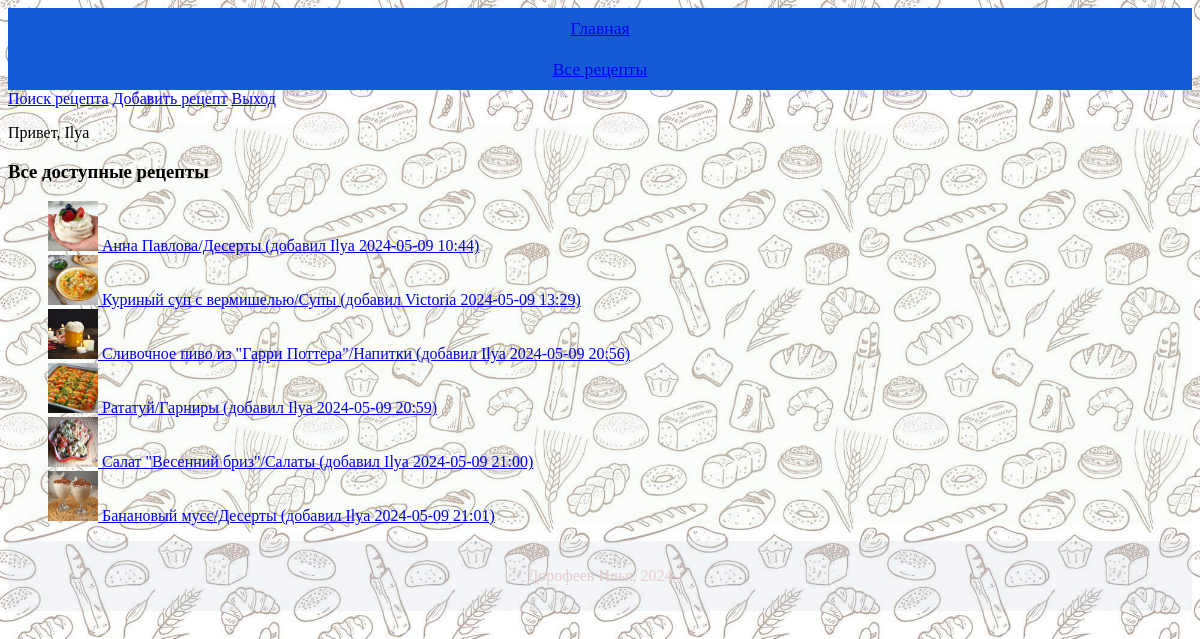
/recipes_all (signed in), run on the app's committed database.
### recipesapp/models.py (models this page shows)
class Recipe(models.Model):
    name = models.CharField(max_length=100, blank=False)
    description = models.CharField(max_length=1000)
    cook_steps = models.TextField()
    cook_time = models.IntegerField()
    ingredients = models.TextField()
    image = models.ImageField(upload_to='images/')
    ingredients = models.TextField()
    complexity = models.CharField(max_length=15, blank=False)
    created_at = models.DateTimeField(auto_now_add=True)
    author = models.ForeignKey(User, on_delete=models.DO_NOTHING)
    category = models.ForeignKey(Category, on_delete=models.SET_DEFAULT, default='other')
    @property
    def created_at_f(self):
        return self.created_at.strftime('%Y-%m-%d %H:%M')
    def __str__(self):
        return f'{self.name}/{self.category} (добавил {self.author} {self.created_at_f})'

class Category(models.Model):
    name = models.CharField(max_length=100, blank=False)
    description = models.CharField(max_length=1000)
    def __str__(self):
        return self.name

### recipesapp/views.py (the view)
# urls.py: path('recipes_all', views.all_recipes, name='recipe_all'),
def all_recipes(request):
    user = request.user
    latest_recipes = Recipe.objects.all()
    print(latest_recipes)
    context = {
        'title': 'Все рецепты',
        'username': user.username,
        'latest_recipes': latest_recipes,
    }
    return render(request, 'recipesapp/recipe_all.html', context)

### recipesapp/templates/recipesapp/recipe_all.html
{% extends "recipesapp/base.html" %}
{% block content %}
    {% if user.is_authenticated %}
        <p>Привет, {{ username }}</p>
    {% endif %}
    <h3> Все доступные рецепты </h3>
    <ul>
    {% for recipe in latest_recipes %}
            <a href="{% url 'recipe_show' pk=recipe.pk %}">
                <img src="{{ recipe.image.url }}" alt="{{ recipe.name }}" width="50" height="50">
                {{ recipe }}
            </a>
            <br>
    {% endfor %}
</ul>
{% endblock %}

### static/recipesapp/css/style.css (style rules this page uses)
html { background: url(../../../media/images/fon.jpg); background-size: cover; background-position: center; background-repeat: no-repeat; }

### data on the page
Recipe: image (picture), name+category+author "Анна Павлова/Десерты (добавил Ilya 2024-05-09 10:44)"
Recipe: image (picture), name+category+author "Куриный суп с вермишелью/Супы (добавил Victoria 2024-05-09 13:29)"
Recipe: image (picture), name+category+author "Сливочное пиво из \"Гарри Поттера\"/Напитки (добавил Ilya 2024-05-09 20:56)"
Recipe: image (picture), name+category+author "Рататуй/Гарниры (добавил Ilya 2024-05-09 20:59)"
Recipe: image (picture), name+category+author "Салат \"Весенний бриз\"/Салаты (добавил Ilya 2024-05-09 21:00)"
Recipe: image (picture), name+category+author "Банановый мусс/Десерты (добавил Ilya 2024-05-09 21:01)"

### other printed values
{{ username }} "Ilya"
